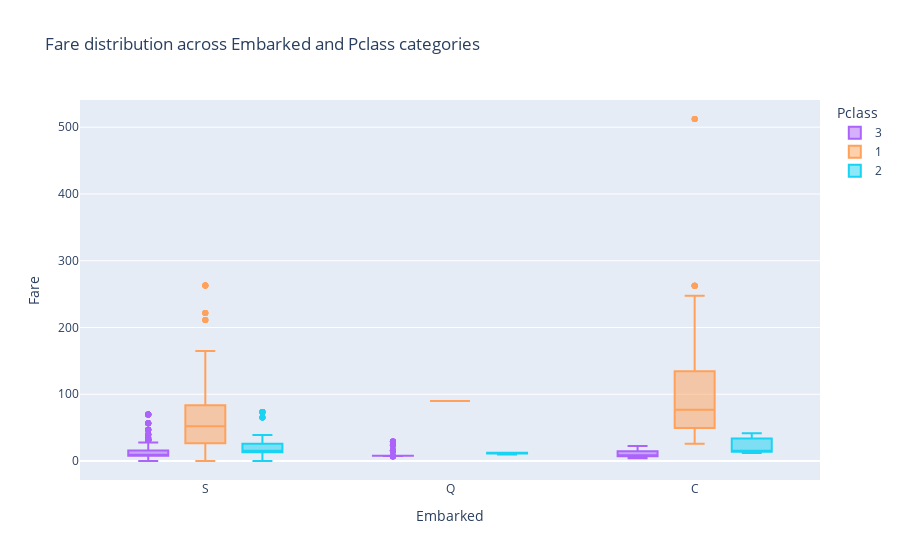

The notebook cell this image was saved under:
### Code cell
# Create a boxplot
fig = px.box(X, x="Embarked", y="Fare", color="Pclass",
             title="Fare distribution across Embarked and Pclass categories",
             labels={"Fare": "Fare", "Embarked": "Embarked", "Pclass": "Pclass"},
             category_orders={"Pclass": ["1", "2", "3"]})  # Optional: to order the classes

# Show the plot
fig.show()

### Figure 1 — Plotly figure (JSON) as saved in the notebook; plotly's stock layout.template omitted (floating-point values rounded to 4 significant figures; data arrays with more than 128 entries replaced by an {"elided": "..."} marker saying what was removed)
{"data": [{"alignmentgroup": "True", "hovertemplate": "Pclass=3<br>Embarked=%{x}<br>Fare=%{y}<extra></extra>", "legendgroup": "3", "marker": {"color": "#ab63fa"}, "name": "3", "notched": false, "offsetgroup": "3", "orientation": "v", "showlegend": true, "type": "box", "x": {"elided": "709 str values"}, "x0": " ", "xaxis": "x", "y": {"elided": "709 float values"}, "y0": " ", "yaxis": "y"}, {"alignmentgroup": "True", "hovertemplate": "Pclass=1<br>Embarked=%{x}<br>Fare=%{y}<extra></extra>", "legendgroup": "1", "marker": {"color": "#FFA15A"}, "name": "1", "notched": false, "offsetgroup": "1", "orientation": "v", "showlegend": true, "type": "box", "x": {"elided": "323 str values"}, "x0": " ", "xaxis": "x", "y": {"elided": "323 float values"}, "y0": " ", "yaxis": "y"}, {"alignmentgroup": "True", "hovertemplate": "Pclass=2<br>Embarked=%{x}<br>Fare=%{y}<extra></extra>", "legendgroup": "2", "marker": {"color": "#19d3f3"}, "name": "2", "notched": false, "offsetgroup": "2", "orientation": "v", "showlegend": true, "type": "box", "x": {"elided": "277 str values"}, "x0": " ", "xaxis": "x", "y": {"elided": "277 float values"}, "y0": " ", "yaxis": "y"}], "layout": {"boxmode": "group", "legend": {"title": {"text": "Pclass"}, "tracegroupgap": 0}, "title": {"text": "Fare distribution across Embarked and Pclass categories"}, "xaxis": {"anchor": "y", "domain": [0, 1], "title": {"text": "Embarked"}}, "yaxis": {"anchor": "x", "domain": [0, 1], "title": {"text": "Fare"}}}}
